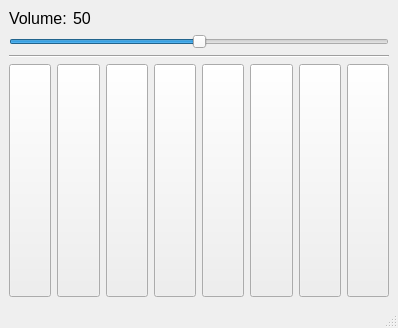
<?xml version="1.0" encoding="UTF-8"?>
<ui version="4.0">
 <class>PianoWindow</class>
 <widget class="QMainWindow" name="PianoWindow">
  <property name="geometry">
   <rect>
    <x>0</x>
    <y>0</y>
    <width>398</width>
    <height>328</height>
   </rect>
  </property>
  <property name="windowTitle">
   <string>Piano</string>
  </property>
  <widget class="QWidget" name="centralwidget">
   <layout class="QGridLayout" name="gridLayout">
    <item row="2" column="0" colspan="3">
     <widget class="Line" name="line">
      <property name="orientation">
       <enum>Qt::Horizontal</enum>
      </property>
     </widget>
    </item>
    <item row="3" column="0" colspan="3">
     <layout class="QHBoxLayout" name="horizontalLayout">
      <item>
       <widget class="QPushButton" name="do_first_pb">
        <property name="sizePolicy">
         <sizepolicy hsizetype="Minimum" vsizetype="Preferred">
          <horstretch>0</horstretch>
          <verstretch>0</verstretch>
         </sizepolicy>
        </property>
        <property name="text">
         <string/>
        </property>
       </widget>
      </item>
      <item>
       <widget class="QPushButton" name="re_first_pb">
        <property name="sizePolicy">
         <sizepolicy hsizetype="Minimum" vsizetype="Preferred">
          <horstretch>0</horstretch>
          <verstretch>0</verstretch>
         </sizepolicy>
        </property>
        <property name="text">
         <string/>
        </property>
       </widget>
      </item>
      <item>
       <widget class="QPushButton" name="mi_first_pb">
        <property name="sizePolicy">
         <sizepolicy hsizetype="Minimum" vsizetype="Preferred">
          <horstretch>0</horstretch>
          <verstretch>0</verstretch>
         </sizepolicy>
        </property>
        <property name="text">
         <string/>
        </property>
       </widget>
      </item>
      <item>
       <widget class="QPushButton" name="fa_first_pb">
        <property name="sizePolicy">
         <sizepolicy hsizetype="Minimum" vsizetype="Preferred">
          <horstretch>0</horstretch>
          <verstretch>0</verstretch>
         </sizepolicy>
        </property>
        <property name="text">
         <string/>
        </property>
       </widget>
      </item>
      <item>
       <widget class="QPushButton" name="sol_first_pb">
        <property name="sizePolicy">
         <sizepolicy hsizetype="Minimum" vsizetype="Preferred">
          <horstretch>0</horstretch>
          <verstretch>0</verstretch>
         </sizepolicy>
        </property>
        <property name="text">
         <string/>
        </property>
       </widget>
      </item>
      <item>
       <widget class="QPushButton" name="lya_first_pb">
        <property name="sizePolicy">
         <sizepolicy hsizetype="Minimum" vsizetype="Preferred">
          <horstretch>0</horstretch>
          <verstretch>0</verstretch>
         </sizepolicy>
        </property>
        <property name="text">
         <string/>
        </property>
       </widget>
      </item>
      <item>
       <widget class="QPushButton" name="si_first_pb">
        <property name="sizePolicy">
         <sizepolicy hsizetype="Minimum" vsizetype="Preferred">
          <horstretch>0</horstretch>
          <verstretch>0</verstretch>
         </sizepolicy>
        </property>
        <property name="text">
         <string/>
        </property>
       </widget>
      </item>
      <item>
       <widget class="QPushButton" name="do_second_pb">
        <property name="sizePolicy">
         <sizepolicy hsizetype="Minimum" vsizetype="Preferred">
          <horstretch>0</horstretch>
          <verstretch>0</verstretch>
         </sizepolicy>
        </property>
        <property name="text">
         <string/>
        </property>
       </widget>
      </item>
     </layout>
    </item>
    <item row="1" column="0" colspan="3">
     <widget class="QSlider" name="horizontalSlider">
      <property name="maximum">
       <number>100</number>
      </property>
      <property name="pageStep">
       <number>1</number>
      </property>
      <property name="value">
       <number>50</number>
      </property>
      <property name="orientation">
       <enum>Qt::Horizontal</enum>
      </property>
     </widget>
    </item>
    <item row="0" column="0">
     <widget class="QLabel" name="volume_lbl">
      <property name="sizePolicy">
       <sizepolicy hsizetype="Fixed" vsizetype="Fixed">
        <horstretch>0</horstretch>
        <verstretch>0</verstretch>
       </sizepolicy>
      </property>
      <property name="minimumSize">
       <size>
        <width>56</width>
        <height>18</height>
       </size>
      </property>
      <property name="font">
       <font>
        <family>Arial</family>
        <pointsize>12</pointsize>
       </font>
      </property>
      <property name="text">
       <string>Volume:</string>
      </property>
     </widget>
    </item>
    <item row="0" column="1">
     <widget class="QLabel" name="volume_val_lbl">
      <property name="sizePolicy">
       <sizepolicy hsizetype="Fixed" vsizetype="Fixed">
        <horstretch>0</horstretch>
        <verstretch>0</verstretch>
       </sizepolicy>
      </property>
      <property name="minimumSize">
       <size>
        <width>56</width>
        <height>18</height>
       </size>
      </property>
      <property name="font">
       <font>
        <family>Arial</family>
        <pointsize>12</pointsize>
       </font>
      </property>
      <property name="text">
       <string>50</string>
      </property>
     </widget>
    </item>
   </layout>
  </widget>
  <widget class="QStatusBar" name="statusbar"/>
 </widget>
 <resources/>
 <connections/>
</ui>
